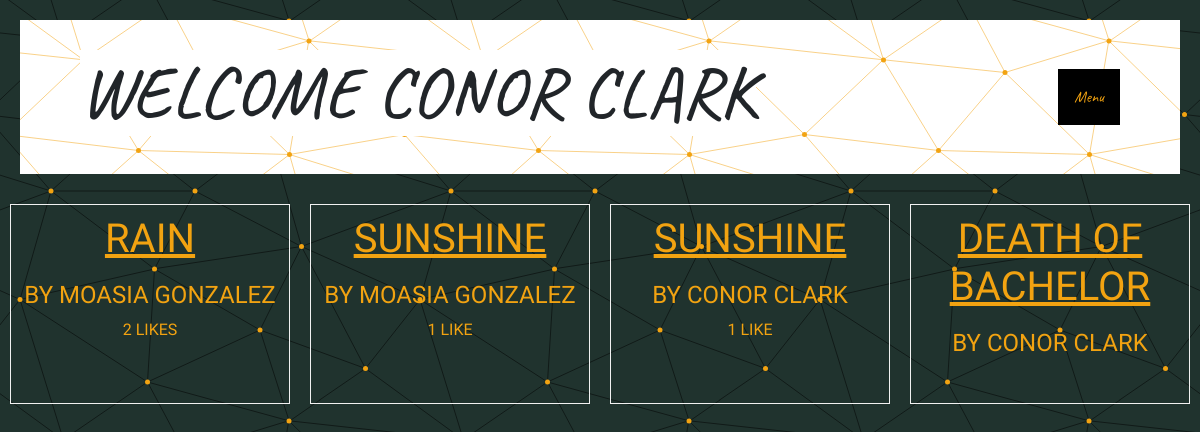
Screenshot of /dashboard (signed in) with the database file from the repository.
### authz/models.py (models this page shows)
class User(models.Model):
    first_name = models.CharField(max_length=45)
    last_name = models.CharField(max_length=45)
    email = models.CharField(max_length=45)
    password = models.CharField(max_length=45)
    created_at = models.DateTimeField(auto_now_add=True)
    updated_at = models.DateTimeField(auto_now=True)
    objects = UserManager()

class Poem(models.Model):
    poem_title = models.CharField(max_length=45)
    poem_poem = models.TextField()
    user = models.ForeignKey(
        User, related_name="user_poem", on_delete=models.CASCADE)
    likes = models.ManyToManyField(User, related_name="liked_by")
    created_at = models.DateTimeField(auto_now_add=True)
    updated_at = models.DateTimeField(auto_now=True)
    objects = PoemManager()

### authz/views.py (the view)
# urls.py: path('dashboard', views.dashboard),
def dashboard(request):
    if 'user_id' not in request.session:
        return redirect('/')
    else:
        context = {
            'user': User.objects.get(id=request.session['user_id']),
            'all_poems': Poem.objects.all()
        }
        return render(request, 'dashboard.html', context)

### authz/templates/dashboard.html (shortened to what this page needs)
<!DOCTYPE html>
<html lang="en">
<head>
    <link rel="stylesheet" href="https://stackpath.bootstrapcdn.com/bootstrap/4.5.2/css/bootstrap.min.css">
    {% load static %}
    <link rel="stylesheet" href="{% static 'css/style.css' %}">
</head>
<body>
    <div class="header">
        <div class="navbar">
            <h1 class="text-center">Welcome {{user.first_name}} {{user.last_name}}</h1>
            <div class="dropdown">
                <button class="dropbtn">Menu</button>
            </div>
        </div>
    </div>
    <div class="card-section">
        {% for x in all_poems %}
        <div class="flip-card">
            <div class="flip-card-inner">
                <div class="flip-card-front">
                    <h1 class="card-title1">{{x.poem_title}}</h1>
                    <h4>By {{x.user.first_name}} {{x.user.last_name}} </h4>
                    {% if x.likes.count == 1 %}
                    <p>{{x.likes.count}} Like</p>
                    {% endif %}
                    {% if x.likes.count > 1 %} <p>{{x.likes.count}} Likes</p>
                    {% endif %}
                </div>
                <div class="flip-card-back">
                    {% if x.user.id == user.id %}
                    <a href="/destroy/{{x.id}}" class="delbutton">delete</a>
                    {% endif %}
                    <h5>{{x.poem_poem}}</h5>
                    <div class="utilties">
                        {% if x.user.id != user.id %}
                        <a href="/like/{{x.id}}/{{user.id}}" class="button1">Like</a>
                        {% endif %}
                    </div>
                </div>
            </div>
        </div>
        {% endfor %}
    </div>
</body>
</html>

### authz/static/css/style.css (style rules this page uses)
body { background-color: #20332e; }
.header { background-color: #ffffff; padding-top: 20px; padding-left: 50px; padding-right: 50px; padding-bottom: 20px; margin: 20px; }
.navbar { padding: 5px; font-family: 'Caveat', cursive; padding: 10px; }
.text-center { background: white; text-transform: uppercase; font-size: 72px; }
.dropbtn { background-color: #000; color: #F2A311; padding: 16px; font-size: 16px; border: 2px #20332e; }
.dropdown { position: relative; display: inline-block; }
.card-section { display: flex; flex-direction: row; justify-content: space-evenly; }
.flip-card { background-color: transparent; width: 300px; height: 200px; border: 1px solid #f1f1f1; perspective: 1000px; margin: 10px; overflow: hidden; }
.flip-card-inner { position: relative; width: 100%; height: 100%; text-align: center; text-decoration: underline; text-transform: uppercase; transition: transform 0.8s; transform-style: preserve-3d; font-family: 'Amatic SC', cursive; }
.flip-card-inner h1 { font-size: 40px; padding-top: 10px; padding-bottom: 10px; text-decoration: underline; }
.flip-card-front, .flip-card-back { position: absolute; width: 100%; height: 100%; -webkit-backface-visibility: hidden; backface-visibility: hidden; }
.flip-card-front { background-color: transparent; color: #F2A311; }
.flip-card-back { background-color: rgba(242,163,17); color: black; transform: rotateY(180deg); }
.flip-card-back h5 { padding-top: 35px; padding-bottom: 30px; text-decoration: underline; }
.delbutton { display: flex; flex-direction: row-reverse; padding-right: 5px; padding-bottom: 5px; color: black; }

### rows the page displays
User: first_name "CONOR", last_name "CLARK"
Poem: poem_title "RAIN", user.first_name "MOASIA", user.last_name "GONZALEZ", likes.count "2", poem_poem "POEM POEM POEM POEM POEM POEM"
Poem: poem_title "SUNSHINE", user.first_name "MOASIA", user.last_name "GONZALEZ", likes.count "1", poem_poem "NEVER COMES"
Poem: poem_title "SUNSHINE", user.first_name "CONOR", user.last_name "CLARK", likes.count "1", poem_poem "NEVER COMES"
Poem: poem_title "DEATH OF BACHELOR", user.first_name "CONOR", user.last_name "CLARK", poem_poem "A LIFE TIME OF LAUGHTER AT THE EXPENSIVE OF THE DEATH OF A BACHELOR. AND WHEN YOU THINK OF ME AM I THE BEST YOU EVER HAD/…"
